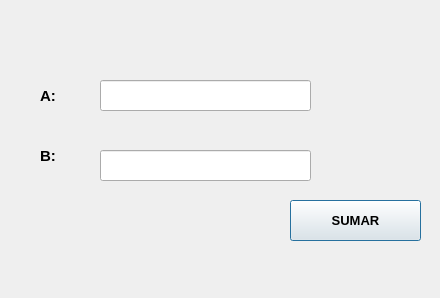
<?xml version="1.0" encoding="UTF-8"?>
<ui version="4.0">
 <class>Dialog</class>
 <widget class="QDialog" name="Dialog">
  <property name="geometry">
   <rect>
    <x>0</x>
    <y>0</y>
    <width>440</width>
    <height>298</height>
   </rect>
  </property>
  <property name="font">
   <font>
    <pointsize>10</pointsize>
    <weight>75</weight>
    <bold>true</bold>
   </font>
  </property>
  <property name="windowTitle">
   <string>Dialog</string>
  </property>
  <widget class="QPushButton" name="btn_sumar">
   <property name="geometry">
    <rect>
     <x>290</x>
     <y>200</y>
     <width>131</width>
     <height>41</height>
    </rect>
   </property>
   <property name="text">
    <string>SUMAR</string>
   </property>
  </widget>
  <widget class="QLabel" name="label_2">
   <property name="geometry">
    <rect>
     <x>40</x>
     <y>70</y>
     <width>71</width>
     <height>51</height>
    </rect>
   </property>
   <property name="font">
    <font>
     <pointsize>11</pointsize>
     <weight>75</weight>
     <bold>true</bold>
    </font>
   </property>
   <property name="text">
    <string>A:</string>
   </property>
  </widget>
  <widget class="QLineEdit" name="txt_A">
   <property name="geometry">
    <rect>
     <x>100</x>
     <y>80</y>
     <width>211</width>
     <height>31</height>
    </rect>
   </property>
  </widget>
  <widget class="QLabel" name="label_4">
   <property name="geometry">
    <rect>
     <x>40</x>
     <y>130</y>
     <width>71</width>
     <height>51</height>
    </rect>
   </property>
   <property name="font">
    <font>
     <pointsize>11</pointsize>
     <weight>75</weight>
     <bold>true</bold>
    </font>
   </property>
   <property name="text">
    <string>B:</string>
   </property>
  </widget>
  <widget class="QLineEdit" name="txt_B">
   <property name="geometry">
    <rect>
     <x>100</x>
     <y>150</y>
     <width>211</width>
     <height>31</height>
    </rect>
   </property>
  </widget>
 </widget>
 <resources/>
 <connections/>
</ui>
